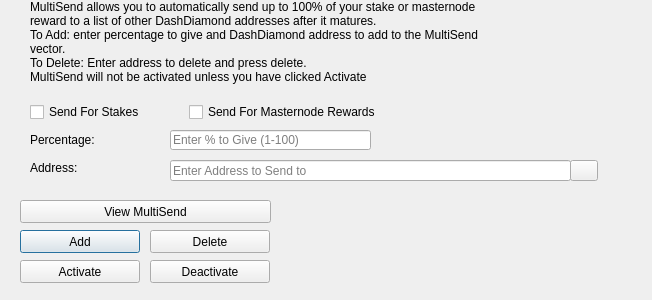
<?xml version="1.0" encoding="UTF-8"?>
<ui version="4.0">
 <class>MultiSendDialog</class>
 <widget class="QDialog" name="MultiSendDialog">
  <property name="windowModality">
   <enum>Qt::NonModal</enum>
  </property>
  <property name="geometry">
   <rect>
    <x>0</x>
    <y>0</y>
    <width>652</width>
    <height>300</height>
   </rect>
  </property>
  <property name="windowTitle">
   <string>MultiSend</string>
  </property>
  <widget class="QLineEdit" name="multiSendPercentEdit">
   <property name="geometry">
    <rect>
     <x>170</x>
     <y>130</y>
     <width>201</width>
     <height>20</height>
    </rect>
   </property>
   <property name="toolTip">
    <string>Enter whole numbers 1 - 100</string>
   </property>
   <property name="placeholderText">
    <string>Enter % to Give (1-100)</string>
   </property>
  </widget>
  <widget class="QLineEdit" name="multiSendAddressEdit">
   <property name="geometry">
    <rect>
     <x>170</x>
     <y>160</y>
     <width>401</width>
     <height>21</height>
    </rect>
   </property>
   <property name="toolTip">
    <string/>
   </property>
   <property name="placeholderText">
    <string>Enter Address to Send to</string>
   </property>
  </widget>
  <widget class="QLabel" name="label_2">
   <property name="geometry">
    <rect>
     <x>30</x>
     <y>0</y>
     <width>451</width>
     <height>121</height>
    </rect>
   </property>
   <property name="lineWidth">
    <number>1</number>
   </property>
   <property name="text">
    <string>MultiSend allows you to automatically send up to 100% of your stake or masternode reward to a list of other DashDiamond addresses after it matures.
To Add: enter percentage to give and DashDiamond address to add to the MultiSend vector.
To Delete: Enter address to delete and press delete.
MultiSend will not be activated unless you have clicked Activate</string>
   </property>
   <property name="alignment">
    <set>Qt::AlignLeading|Qt::AlignLeft|Qt::AlignTop</set>
   </property>
   <property name="wordWrap">
    <bool>true</bool>
   </property>
  </widget>
  <widget class="QLabel" name="message">
   <property name="geometry">
    <rect>
     <x>290</x>
     <y>200</y>
     <width>351</width>
     <height>91</height>
    </rect>
   </property>
   <property name="text">
    <string/>
   </property>
  </widget>
  <widget class="QPushButton" name="addButton">
   <property name="geometry">
    <rect>
     <x>20</x>
     <y>230</y>
     <width>120</width>
     <height>23</height>
    </rect>
   </property>
   <property name="toolTip">
    <string/>
   </property>
   <property name="statusTip">
    <string>Add to MultiSend Vector</string>
   </property>
   <property name="text">
    <string>Add</string>
   </property>
  </widget>
  <widget class="QPushButton" name="disableButton">
   <property name="geometry">
    <rect>
     <x>150</x>
     <y>260</y>
     <width>120</width>
     <height>23</height>
    </rect>
   </property>
   <property name="statusTip">
    <string>Deactivate MultiSend</string>
   </property>
   <property name="text">
    <string>Deactivate</string>
   </property>
  </widget>
  <widget class="QPushButton" name="addressBookButton">
   <property name="geometry">
    <rect>
     <x>570</x>
     <y>160</y>
     <width>28</width>
     <height>21</height>
    </rect>
   </property>
   <property name="toolTip">
    <string>Choose an address from the address book</string>
   </property>
   <property name="text">
    <string/>
   </property>
   <property name="icon">
    <iconset resource="../dashdiamond.qrc">
     <normaloff>:/icons/address-book</normaloff>:/icons/address-book</iconset>
   </property>
   <property name="shortcut">
    <string>Alt+A</string>
   </property>
   <property name="autoDefault">
    <bool>false</bool>
   </property>
  </widget>
  <widget class="QLabel" name="label">
   <property name="geometry">
    <rect>
     <x>30</x>
     <y>130</y>
     <width>121</width>
     <height>20</height>
    </rect>
   </property>
   <property name="toolTip">
    <string>Percentage of stake to send</string>
   </property>
   <property name="text">
    <string>Percentage:</string>
   </property>
  </widget>
  <widget class="QLabel" name="label_5">
   <property name="geometry">
    <rect>
     <x>30</x>
     <y>160</y>
     <width>111</width>
     <height>16</height>
    </rect>
   </property>
   <property name="toolTip">
    <string>Address to send portion of stake to</string>
   </property>
   <property name="text">
    <string>Address:</string>
   </property>
  </widget>
  <widget class="QPushButton" name="deleteButton">
   <property name="geometry">
    <rect>
     <x>150</x>
     <y>230</y>
     <width>120</width>
     <height>23</height>
    </rect>
   </property>
   <property name="toolTip">
    <string/>
   </property>
   <property name="statusTip">
    <string>Delete Address From MultiSend Vector</string>
   </property>
   <property name="text">
    <string>Delete</string>
   </property>
  </widget>
  <widget class="QPushButton" name="activateButton">
   <property name="geometry">
    <rect>
     <x>20</x>
     <y>260</y>
     <width>120</width>
     <height>23</height>
    </rect>
   </property>
   <property name="statusTip">
    <string>Activate MultiSend</string>
   </property>
   <property name="text">
    <string>Activate</string>
   </property>
  </widget>
  <widget class="QPushButton" name="viewButton">
   <property name="geometry">
    <rect>
     <x>20</x>
     <y>200</y>
     <width>251</width>
     <height>23</height>
    </rect>
   </property>
   <property name="toolTip">
    <string/>
   </property>
   <property name="statusTip">
    <string>View MultiSend Vector</string>
   </property>
   <property name="text">
    <string>View MultiSend</string>
   </property>
  </widget>
  <widget class="QWidget" name="horizontalLayoutWidget">
   <property name="geometry">
    <rect>
     <x>30</x>
     <y>100</y>
     <width>351</width>
     <height>24</height>
    </rect>
   </property>
   <layout class="QHBoxLayout" name="horizontalLayout">
    <item>
     <widget class="QCheckBox" name="multiSendStakeCheckBox">
      <property name="text">
       <string>Send For Stakes</string>
      </property>
     </widget>
    </item>
    <item>
     <widget class="QCheckBox" name="multiSendMasternodeCheckBox">
      <property name="text">
       <string>Send For Masternode Rewards</string>
      </property>
     </widget>
    </item>
   </layout>
  </widget>
 </widget>
 <resources>
  <include location="../dashdiamond.qrc"/>
 </resources>
 <connections/>
</ui>
